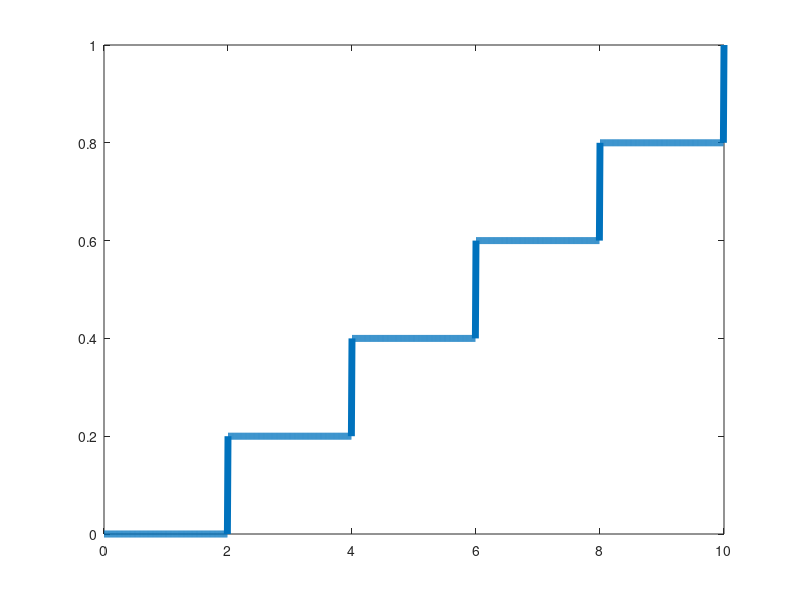

The MATLAB script that drew this image: (Note: this script raises an error after producing the figure.)
clc
clear
close all

printfigure = 1;

Length = 10;  % Stablaenge
Time = 0.5;   % Zetiraum
step_length = 0.01;
step_time = 5e-4;
x = 0 : step_length : Length;
t = 0 : step_time : Time;
N_length = length(x);
N_time = length(t);

k = 0.1;  % Waermeleitfaehigkeit in cm^2/s

N = 200;  % Grad
lambda = 0 : pi / Length : N * pi / Length;
f = zeros(N_time, N_length);   % Temperaturmatrix
% f(1,:) = sin(x / Length * 2 * pi);
f(1,:) = floor(x / 2) / 5;

phi = zeros(N + 1, N_length);  % Eigenfunktionen
T = zeros(N + 1, N_time);  % Gewichtung

step_time_max = 2 / k / lambda(end)^2;
if step_time > step_time_max
    ['step_time should be under ',num2str(step_time_max)]
end
plot(x,f(1,:),'LineWidth',5)
setplt('Anfangsbedingung','$x$','$f$','TV_homo_modal_inital_condition_2',printfigure)

phi(1,:) = sqrt(1 / Length);
for i = 2 : N + 1
    for n = 1 : N_length
        phi(i, n) = sqrt(2 / Length) * cos(lambda(i) * x(n));
    end
end

figure
for i = 1 : N + 1
    plot(0:step_length:Length,phi(i,:))
    hold on
end
txt = ['$G = ',num2str(N),'$'];
TEXT = text(8,0.4,txt,'Color','w','FontSize',30);
set(TEXT,'Interpreter','latex')
setplt('Eigenfunktionen','$x$','$value$','TV_homo_modal_Eigenfunctions_2',printfigure)

for i = 1 : N + 1
    T(i, 1) = 0;
    for n = 1 : N_length
        T(i, 1) = T(i, 1) + f(1, n) * phi(i, n) * step_length;
    end
end
for i = 1 : N + 1
    for n = 2 : N_time
        T(i, n) = (1 - step_time * k * lambda(i)^2)^(n - 1) * T(i, 1);
    end
end

f = zeros(N_time, N_length);  % Temperaturmatrix
for n = 1 : N_time
    for i = 1 : N + 1
        f(n,:) = f(n,:) + T(i,n) * phi(i,:);
    end
end

figure
for n = 1: 20 : N_time
    plot(x, f(n,:),'LineWidth',5)
    ylim([0 1])
    xlim([0 10])
    setplt('Temperaturverteilung','$x$','$f$','Temperature Distribution',0)
    set(gcf,'outerposition',get(0,'screensize'));
    txt = ['$t = ',num2str((n-1)*step_time),'$'];
    T = text(1,0.7,txt,'FontSize',60);
    set(T,'Interpreter','latex')
    txt = ['$G = ',num2str(N),'$'];
    T = text(1,0.9,txt,'FontSize',60);
    set(T,'Interpreter','latex')
    drawnow
    frame=getframe(gcf);
    imind=frame2im(frame);
    [imind,cm] = rgb2ind(imind,256);
    if printfigure == 1
        if n==1
             imwrite(imind,cm,'TV_homo_modal_2.gif','gif', 'Loopcount',inf,'DelayTime',1e-6);
        else
             imwrite(imind,cm,'TV_homo_modal_2.gif','gif','WriteMode','append','DelayTime',1e-6);
        end
    end
end

figure
[X, Y] = meshgrid(x, t);
mesh(X,Y,f)
setmesh('Temperaturverteilung','$x$','$t$','$f$','TV_homo_modal_Ttx_2',printfigure)


% f_modal_homo_2 = f;
% x_modal_homo_2 = x;
% save('f_modal_homo_2.mat','x_modal_homo_2','f_modal_homo_2')

close all

